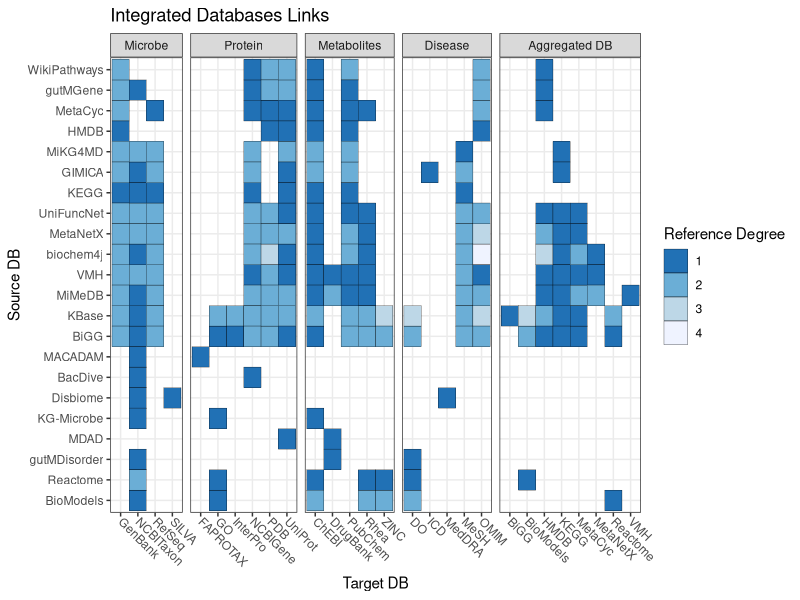

This figure's R source:
library(cowplot)
library(readxl)
library(stringr)
library(tidyverse)

full_edges <- read_csv("./data/expanded_edge_list.csv")
orig_edges <- read_xlsx("./data/Resource Interaction Table.xlsx", sheet = 1)
orig_edges %>%
  filter(predicate != "has construction method") -> orig_edges

fill_deg <- max(full_edges$distance) + 1

nodes <- read_xlsx("./data/Resource Interaction Table.xlsx", sheet = 2)
#nodes %>% 
#  mutate(category = str_replace(category, "\\/| ", "\n")) -> nodes

nodes %>%
  filter(category == "Aggregated\nDB") %>%
  pull(node) -> reffed_idbs

full_edges %>%
  pull(distance) %>%
  unique() %>%
  factor() -> distance_factor

levels(distance_factor) <- rev(levels(distance_factor))
category_sorted <- c("Microbe", "Protein",
                     "Metabolites", "Disease",
                     "Aggregated DB")

full_edges %>%
  select(source, target, distance) %>%
  mutate(distance = as.numeric(distance),
         distance = abs(distance - fill_deg)) %>%
  spread(target, distance, fill = 0) -> edge_mat

source_order <- hclust(dist(edge_mat[, -1]))$order
source_sorted <- edge_mat[source_order, 1]$source

full_edges %>%
  merge(nodes, by.x = "target", by.y = "node") %>%
  mutate(distance = factor(distance, levels = levels(distance_factor)),
         category = factor(category, levels = category_sorted),
         reffed_idbs = source %in% reffed_idbs,
         source_f = factor(source,
                           levels = source_sorted)) -> plot_dat

plot_dat %>% 
  ggplot(aes(x = target, y = source_f,
             fill = distance)) +
  geom_tile(color = "black") +
  facet_grid(~category, scales = "free", space = "free") +
  theme_bw(base_size = 11) +
  theme(axis.text.x = element_text(angle = 270 + 45,
                                   hjust = 0,
                                   vjust = 0.5)) +
  scale_fill_brewer(guide = guide_legend(reverse = TRUE)) +
  labs(x = "Target DB",
       y = "Source DB",
       fill = "Reference Degree",
       title = "Integrated Databases Links") -> db_viz_final

ggsave("./plots/db_edge_matrix_children.png",
       plot = db_viz_final,
       width = 8,
       height = 4)
